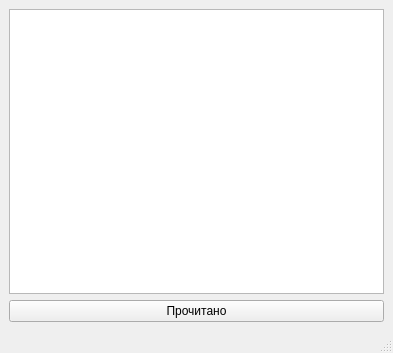
<?xml version="1.0" encoding="UTF-8"?>
<ui version="4.0">
 <class>MainWindow</class>
 <widget class="QMainWindow" name="MainWindow">
  <property name="geometry">
   <rect>
    <x>0</x>
    <y>0</y>
    <width>393</width>
    <height>353</height>
   </rect>
  </property>
  <property name="windowTitle">
   <string>Monitor</string>
  </property>
  <widget class="QWidget" name="centralwidget">
   <layout class="QGridLayout" name="gridLayout">
    <item row="0" column="0">
     <widget class="QListWidget" name="listWidget"/>
    </item>
    <item row="1" column="0">
     <widget class="QPushButton" name="pushButton">
      <property name="text">
       <string>Прочитано</string>
      </property>
     </widget>
    </item>
   </layout>
  </widget>
  <widget class="QMenuBar" name="menubar">
   <property name="geometry">
    <rect>
     <x>0</x>
     <y>0</y>
     <width>393</width>
     <height>22</height>
    </rect>
   </property>
  </widget>
  <widget class="QStatusBar" name="statusbar"/>
 </widget>
 <resources/>
 <connections/>
</ui>
